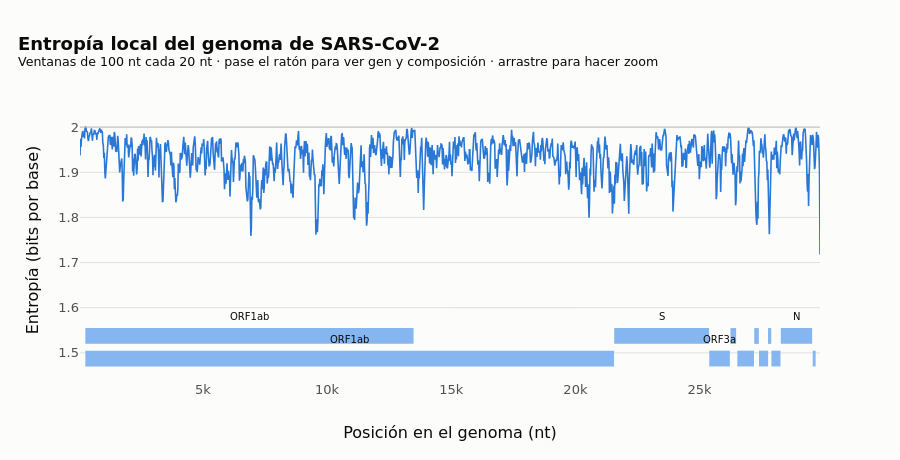

The notebook cell this image was saved under:
### Code cell
figp = go.Figure()
figp.add_trace(go.Scatter(
    x=win["centro"], y=win["H"], mode="lines", line=dict(color=ec.BLUE, width=1.6), name="entropía",
    customdata=np.stack([win["gen"], win["comp"]], axis=1),
    hovertemplate="<b>posición %{x:,} nt</b><br>H = %{y:.2f} bits<br>gen: %{customdata[0]}"
                  "<br>composición: %{customdata[1]}<extra></extra>"))
# Pista de genes (rectángulos alternados) debajo de la curva
for i, (s0, e0, g) in enumerate(sorted({(s, e, g) for s, e, g in cds})):
    y0 = 1.52 if i % 2 == 0 else 1.47
    figp.add_shape(type="rect", x0=s0, x1=e0, y0=y0, y1=y0 + 0.035, fillcolor=ec.SEQ_BLUE[3], line_width=0)
    if e0 - s0 > 800:
        figp.add_annotation(x=(s0 + e0) / 2, y=y0 + 0.06, text=g, showarrow=False, font=dict(size=10, color=ec.INK))
figp.add_hline(y=2, line=dict(color=ec.BASELINE, width=1))
figp.update_layout(
    title=dict(text="<b>Entropía local del genoma de SARS-CoV-2</b><br><sup>Ventanas de 100 nt cada 20 nt · "
                    "pase el ratón para ver gen y composición · arrastre para hacer zoom</sup>"),
    xaxis_title="Posición en el genoma (nt)", yaxis_title="Entropía (bits por base)",
    yaxis_range=[1.44, 2.06], height=460, showlegend=False, hovermode="x unified")
figp.show()

### Figure 1 — Plotly figure (JSON) as saved in the notebook; plotly's stock layout.template omitted (floating-point values rounded to 4 significant figures; data arrays with more than 128 entries replaced by an {"elided": "..."} marker saying what was removed)
{"data": [{"customdata": {"elided": "1491x2 str values"}, "hovertemplate": "<b>posición %{x:,} nt</b><br>H = %{y:.2f} bits<br>gen: %{customdata[0]}<br>composición: %{customdata[1]}<extra></extra>", "line": {"color": "#2a78d6", "width": 1.6}, "mode": "lines", "name": "entropía", "type": "scatter", "x": {"elided": "1491 int values"}, "y": {"elided": "1491 float values"}}], "layout": {"annotations": [{"font": {"color": "#0b0b0b", "size": 10}, "showarrow": false, "text": "ORF1ab", "x": 6874.0, "y": 1.58}, {"font": {"color": "#0b0b0b", "size": 10}, "showarrow": false, "text": "ORF1ab", "x": 10910.0, "y": 1.53}, {"font": {"color": "#0b0b0b", "size": 10}, "showarrow": false, "text": "S", "x": 23470.0, "y": 1.58}, {"font": {"color": "#0b0b0b", "size": 10}, "showarrow": false, "text": "ORF3a", "x": 25810.0, "y": 1.53}, {"font": {"color": "#0b0b0b", "size": 10}, "showarrow": false, "text": "N", "x": 28900.0, "y": 1.58}], "height": 460, "hovermode": "x unified", "shapes": [{"fillcolor": "#86b6ef", "line": {"width": 0}, "type": "rect", "x0": 265, "x1": 13483, "y0": 1.52, "y1": 1.555}, {"fillcolor": "#86b6ef", "line": {"width": 0}, "type": "rect", "x0": 265, "x1": 21555, "y0": 1.47, "y1": 1.505}, {"fillcolor": "#86b6ef", "line": {"width": 0}, "type": "rect", "x0": 21562, "x1": 25384, "y0": 1.52, "y1": 1.555}, {"fillcolor": "#86b6ef", "line": {"width": 0}, "type": "rect", "x0": 25392, "x1": 26220, "y0": 1.47, "y1": 1.505}, {"fillcolor": "#86b6ef", "line": {"width": 0}, "type": "rect", "x0": 26244, "x1": 26472, "y0": 1.52, "y1": 1.555}, {"fillcolor": "#86b6ef", "line": {"width": 0}, "type": "rect", "x0": 26522, "x1": 27191, "y0": 1.47, "y1": 1.505}, {"fillcolor": "#86b6ef", "line": {"width": 0}, "type": "rect", "x0": 27201, "x1": 27387, "y0": 1.52, "y1": 1.555}, {"fillcolor": "#86b6ef", "line": {"width": 0}, "type": "rect", "x0": 27393, "x1": 27759, "y0": 1.47, "y1": 1.505}, {"fillcolor": "#86b6ef", "line": {"width": 0}, "type": "rect", "x0": 27755, "x1": 27887, "y0": 1.52, "y1": 1.555}, {"fillcolor": "#86b6ef", "line": {"width": 0}, "type": "rect", "x0": 27893, "x1": 28259, "y0": 1.47, "y1": 1.505}, {"fillcolor": "#86b6ef", "line": {"width": 0}, "type": "rect", "x0": 28273, "x1": 29533, "y0": 1.52, "y1": 1.555}, {"fillcolor": "#86b6ef", "line": {"width": 0}, "type": "rect", "x0": 29557, "x1": 29674, "y0": 1.47, "y1": 1.505}, {"line": {"color": "#c3c2b7", "width": 1}, "type": "line", "x0": 0, "x1": 1, "xref": "x domain", "y0": 2, "y1": 2, "yref": "y"}], "showlegend": false, "title": {"text": "<b>Entropía local del genoma de SARS-CoV-2</b><br><sup>Ventanas de 100 nt cada 20 nt · pase el ratón para ver gen y composición · arrastre para hacer zoom</sup>"}, "xaxis": {"title": {"text": "Posición en el genoma (nt)"}}, "yaxis": {"range": [1.44, 2.06], "title": {"text": "Entropía (bits por base)"}}}}
